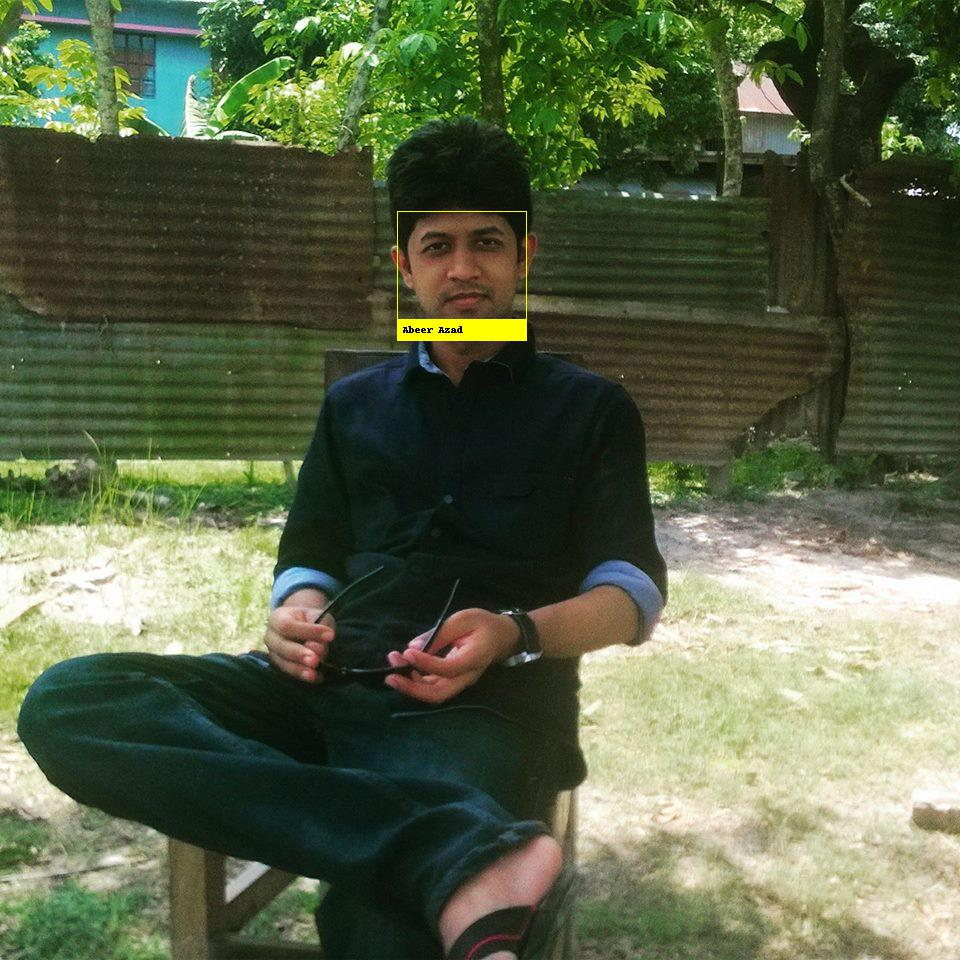

Source code (Python):
import face_recognition
from PIL import Image, ImageDraw

image_of_bill = face_recognition.load_image_file('./img/known/Bill Gates.jpg')
bill_face_encoding = face_recognition.face_encodings(image_of_bill)[0]

image_of_steve = face_recognition.load_image_file('./img/known/Steve Jobs.jpg')
steve_face_encoding = face_recognition.face_encodings(image_of_steve)[0]

image_of_elon = face_recognition.load_image_file('./img/known/Elon Musk.jpg')
elon_face_encoding = face_recognition.face_encodings(image_of_elon)[0]

image_of_abbi = face_recognition.load_image_file('./img/known/abbi.jpg')
abbi_face_encoding = face_recognition.face_encodings(image_of_abbi)[0]

#  Create arrays of encodings and names
known_face_encodings = [
  bill_face_encoding,
  steve_face_encoding,
  elon_face_encoding,
  abbi_face_encoding
]

known_face_names = [
  "Bill Gates",
  "Steve Jobs",
  "Elon Musk",
  "Abeer Azad"
]

# Load test image to find faces in
test_image = face_recognition.load_image_file('./img/groups/abbi.jpg')

# Find faces in test image
face_locations = face_recognition.face_locations(test_image)
face_encodings = face_recognition.face_encodings(test_image, face_locations)

# Convert to PIL format
pil_image = Image.fromarray(test_image)

# Create a ImageDraw instance
draw = ImageDraw.Draw(pil_image)

# Loop through faces in test image
for(top, right, bottom, left), face_encoding in zip(face_locations, face_encodings):
  matches = face_recognition.compare_faces(known_face_encodings, face_encoding)

  name = "Unknown Person"

  # If match
  if True in matches:
    first_match_index = matches.index(True)
    name = known_face_names[first_match_index]
  
  # Draw box
  draw.rectangle(((left, top), (right, bottom)), outline=(255,255,0))

  # Draw label
  text_width, text_height = draw.textsize(name)
  draw.rectangle(((left,bottom - text_height - 10), (right, bottom)), fill=(255,255,0), outline=(255,255,0))
  draw.text((left + 6, bottom - text_height - 5), name, fill=(0,0,0))

del draw

# Display image
pil_image.show()

# Save image
pil_image.save('identify.jpg')